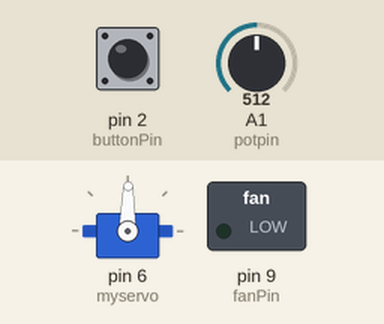
Bench run of a sketch on a simulated Arduino Uno, built with avr-gcc and run on an emulated ATmega328P. Parts: servo, switched loads named in the sketch (green lamp = pin HIGH). The test bench sets the inputs (shaded band); at power-on: A1 (potpin) = 512, pin 2 (buttonPin) LOW.

Above: at 1.2 s.
1.3 s: A1 (potpin) set to 716
At 2.5 s:
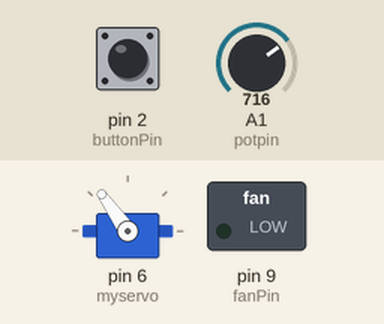
2.8 s: pin 2 (buttonPin) pulled HIGH for 0.15 s
At 4.0 s:
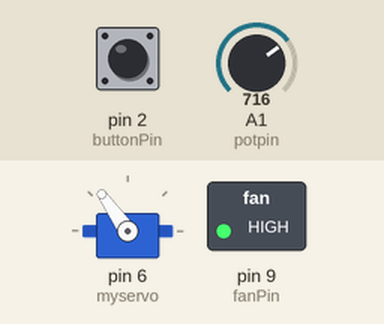
4.4 s: A1 (potpin) set to 900
At 5.0 s:
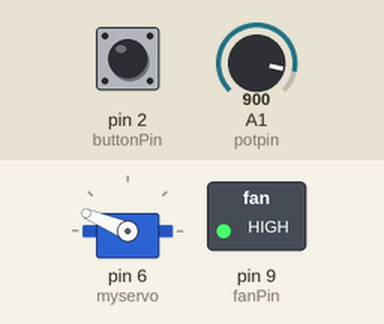
5.9 s: pin 2 (buttonPin) pulled HIGH for 1 s
At 6.5 s:
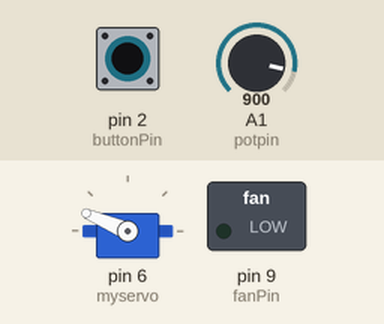
8.4 s: A1 (potpin) set to 1023
At 9.1 s:
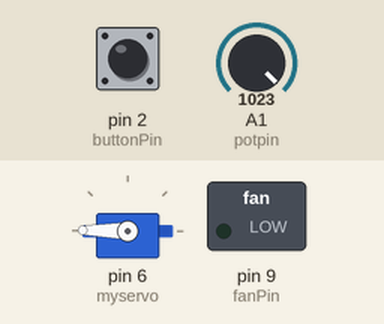
9.9 s: pin 2 (buttonPin) pulled HIGH for 0.15 s
At 11.2 s:
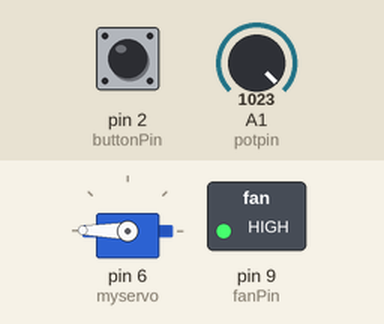
Timing chart, 0 to 12.5 s (numbered marks = the images above; inputs shaded):
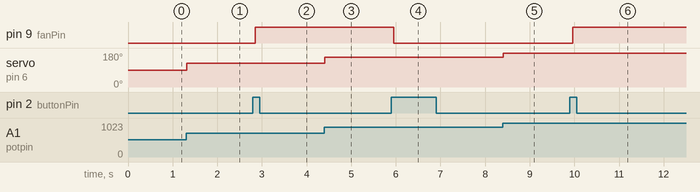

The sketch:

AttuatoriBoard.ino
```cpp
// Controlling a servo position using a potentiometer (variable resistor)
// by Michal Rinott <http://people.interaction-ivrea.it/m.rinott>

#include <Servo.h>

Servo myservo;  // create servo object to control a servo

int potpin = A1;  // analog pin used to connect the potentiometer
int valServo;    // variable to read the value from the analog pin

const int buttonPin = 2;     // the number of the pushbutton pin
const int fanPin =  9;      // the number of the LED pin

int valFan=0; //val will be used to store state of pin
int old_val=0;

int buttonState= 0;

void setup()
{
  Serial.begin(9600);
  // initialize the LED pin as an output:
  pinMode(fanPin, OUTPUT);
  // initialize the pushbutton pin as an input:
  pinMode(buttonPin, INPUT);

  myservo.attach(6);  // attaches the servo on pin 9 to the servo object
}

void loop()
{
  valServo = analogRead(potpin);            // reads the value of the potentiometer (value between 0 and 1023)
  valServo = map(valServo, 0, 1023, 0, 179);     // scale it to use it with the servo (value between 0 and 180)
  myservo.write(valServo);                  // sets the servo position according to the scaled value
  delay(15);                           // waits for the servo to get there

  valFan = digitalRead(buttonPin);
  //check if input is HIGH

  if ((valFan == HIGH) && (old_val == LOW)) {
      buttonState = 1 - buttonState;
      delay(50);
  }

  old_val = valFan;

  if (buttonState == 1) {
    // turn LED on:
    digitalWrite(fanPin, HIGH);
  }
  else {
    // turn LED off:
    digitalWrite(fanPin, LOW);
  }
}
```

Measured:
- after the input at 1.3 s, servo on pin 6 (myservo): 89° → 125° at once
- after the input at 2.8 s, pin 9 (fanPin): LOW → HIGH after 0.05 s
- after the input at 4.4 s, servo on pin 6 (myservo): 125° → 157° at once
- after the input at 5.9 s, pin 9 (fanPin): HIGH → LOW after 0.05 s
- after the input at 8.4 s, servo on pin 6 (myservo): 157° → 179° at once
- after the input at 9.9 s, pin 9 (fanPin): LOW → HIGH after 0.06 s
